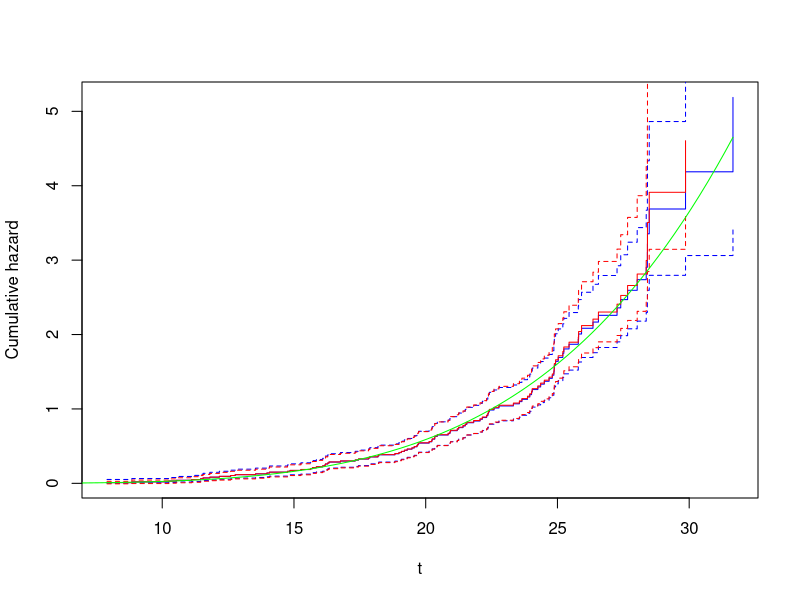
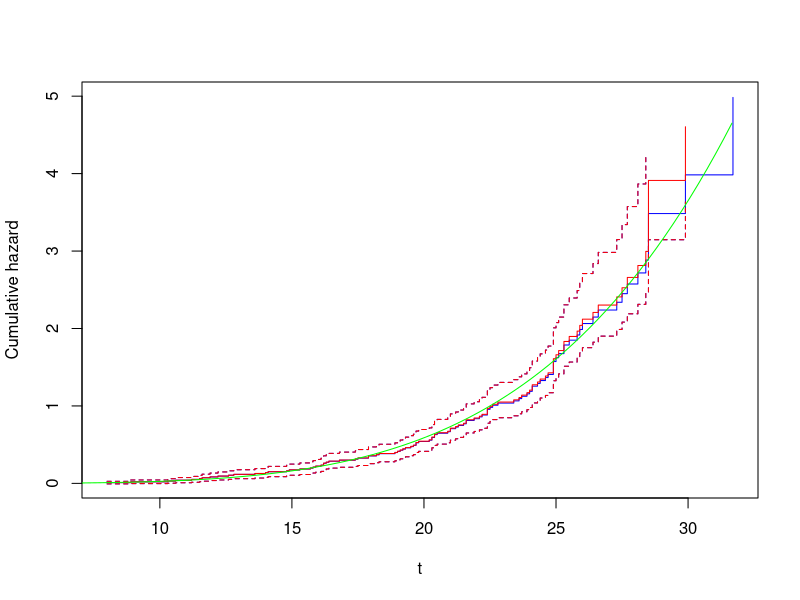
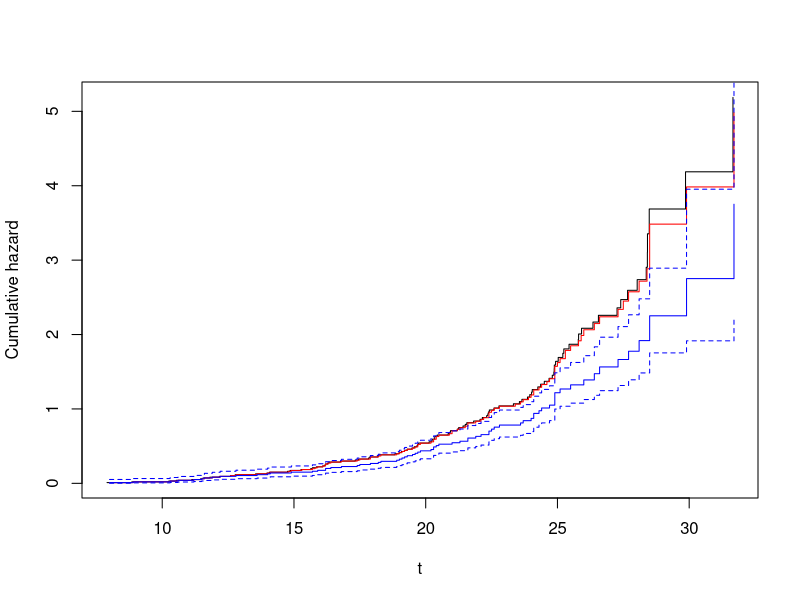
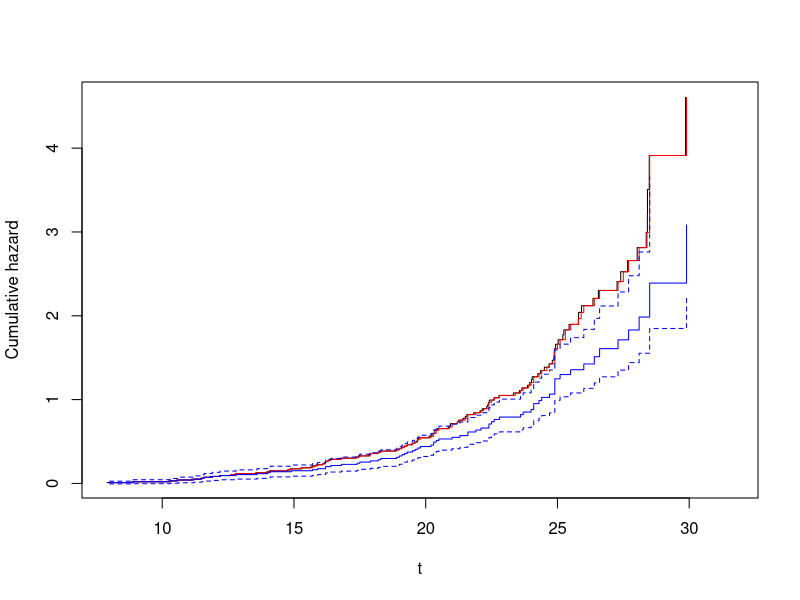
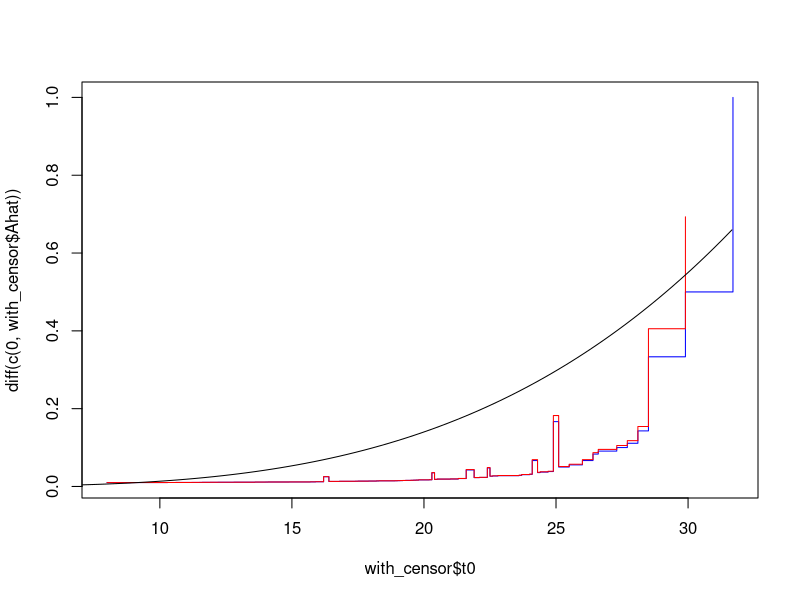
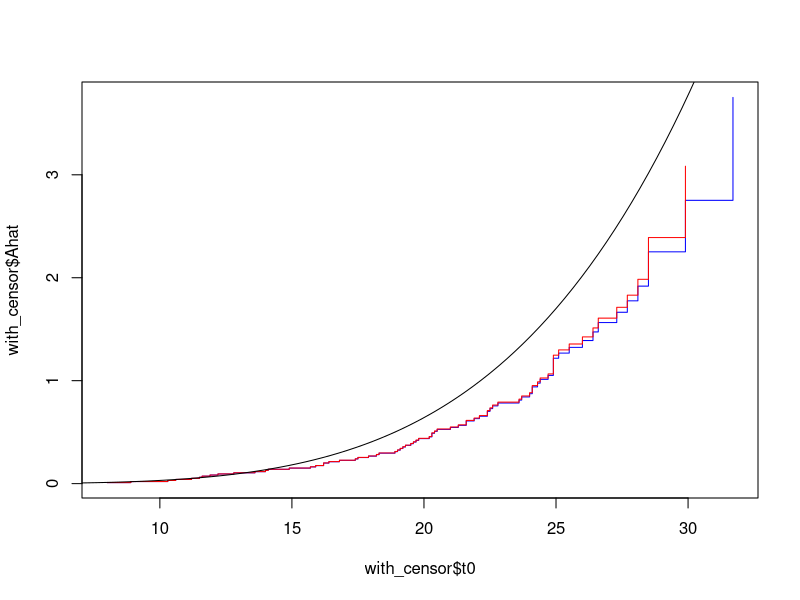

These figures' R source, in order:
## ---- chunk 1
suppressPackageStartupMessages(library(tidyverse))
suppressPackageStartupMessages(library(knitr))
suppressPackageStartupMessages(library(fitdistrplus))
## ---- chunk 2


n <- 100
  
t0 <- rweibull(n, shape = 4.5, scale = 22.5)

#This is the relevant dataframe in the case of no ties and no censoring (t0, d0, y0)
no_ties <- as.data.frame(table(t0)) %>% 
  set_names(c("t0","d0")) %>% 
  mutate(y0 = cumsum(d0 %>%  rev()) %>% rev()) %>% 
  mutate(t0 = as.numeric(as.character(t0))) %>% 
  mutate(Ahat = cumsum(d0 / y0)) %>% 
  mutate(var = cumsum(1/(y0^2))) %>% 
  mutate(lower = Ahat*exp(-qnorm(0.95) * sqrt(var)/ Ahat)) %>% 
  mutate(upper = Ahat*exp(+qnorm(0.95) * sqrt(var)/ Ahat)) %>% 
  mutate(KMhat = cumprod((1-d0/y0))) %>% 
  mutate(varKM = KMhat^2*cumsum(d0/(y0*(y0-d0)))) %>% 
  mutate(lowerKM = -log(KMhat-qnorm(0.95) * sqrt(varKM))) %>% 
  mutate(upperKM = -log(KMhat+qnorm(0.95) * sqrt(varKM))) %>% 
  mutate(KMAhat = -log(KMhat))

#Add 0.05 and round to closest decimal to bin the numbers correct
#This is the relevant dataframe in the case of ties and no censoring (t0, d0, y0)
with_ties <- round(t0 + 0.05, digits = 1) %>% 
  table() %>% 
  as.data.frame() %>% 
  set_names(c("t0","d0")) %>% 
  mutate(y0 = cumsum(d0 %>%  rev()) %>% rev()) %>% 
  mutate(t0 = as.numeric(as.character(t0))) %>% 
  mutate(Ahat = cumsum(d0 / y0)) %>% 
  mutate(KMhat = cumprod((1-d0/y0))) %>% 
  mutate(varKM = KMhat^2*cumsum(d0/(y0*(y0-d0)))) %>% 
  mutate(lowerKM = -log(KMhat-qnorm(0.95) * sqrt(varKM))) %>% 
  mutate(upperKM = -log(KMhat+qnorm(0.95) * sqrt(varKM))) %>% 
  mutate(KMAhat = -log(KMhat))
  

################################################################
weibull_haz <- function(t, a, b){
  a/b *(t/b)^(a-1)
}

cum_weibull_haz <- function(t, a, b){
  (t/b)^a
}

seq <- seq(0,max(t0), max(t0)/n)


#no ties
plot(no_ties$t0, no_ties$Ahat, type = "s", xlab = "t", ylab = "Cumulative hazard", col = "blue")
lines(no_ties$t0,  no_ties$KMAhat, type = "s", xlab = "t", col = "red")
lines(no_ties$t0, no_ties$lower, type = "s", lty = "dashed", col = "blue")
lines(no_ties$t0, no_ties$upper, type = "s", lty = "dashed", col = "blue")
lines(no_ties$t0, no_ties$lowerKM, type = "s", lty = "dashed", col = "red")
lines(no_ties$t0, no_ties$upperKM, type = "s", lty = "dashed", col = "red")
#lines(with_ties$t0, with_ties$Ahat, type = "s", col = "red")
lines(seq, cum_weibull_haz(seq, 4.5,22.5), col = "green")

#with ties
plot(with_ties$t0, with_ties$Ahat, type = "s", xlab = "t", ylab = "Cumulative hazard", col = "blue")
lines(with_ties$t0,  with_ties$KMAhat, type = "s", xlab = "t", col = "red")
lines(with_ties$t0, with_ties$lower, type = "s", lty = "dashed", col = "blue")
lines(with_ties$t0, with_ties$upper, type = "s", lty = "dashed", col = "blue")
lines(with_ties$t0, with_ties$lowerKM, type = "s", lty = "dashed", col = "red")
lines(with_ties$t0, with_ties$upperKM, type = "s", lty = "dashed", col = "red")
#lines(with_ties$t0, with_ties$Ahat, type = "s", col = "red")
lines(seq, cum_weibull_haz(seq, 4.5,22.5), col = "green")


#This part includes censoring
c <- rexp(n, 1/80)
uncensored <- data.frame(t0 = t0) %>% 
  mutate(cens = as.numeric(c<t0)) %>%   
  mutate(t0_bin = round(t0 + 0.05, digits = 1)) %>% 
  arrange(t0) %>% 
  filter(cens == 0) 
  
with_censor <- uncensored$t0_bin %>% 
  table() %>% 
  as.data.frame() %>% 
  set_names(c("t0","d0")) %>% 
  mutate(t0 = as.numeric(as.character(t0)))

#Uses the time intervals for true events to include censoring, this is for computing y0
events_and_cens <- (t0 %>% cut(breaks = c(0,with_censor$t0)) %>% table() %>% as.data.frame())$Freq
y0 <- cumsum(events_and_cens %>%  rev()) %>% rev()


#This is the relevant dataframe in case of censoring (t0, d0, y0)
#Should work with or without ties
with_censor <- with_censor %>% 
  mutate(y0 = y0) %>% 
  mutate(Ahat = cumsum(d0 / y0)) %>% 
  mutate(var = cumsum(1/(y0^2))) %>% 
  mutate(lower = Ahat*exp(-qnorm(0.95) * sqrt(var)/ Ahat)) %>% 
  mutate(upper = Ahat*exp(+qnorm(0.95) * sqrt(var)/ Ahat)) %>% 
  mutate(KMhat = cumprod((1-d0/y0))) %>% 
  mutate(varKM = KMhat^2*cumsum(d0/(y0*(y0-d0)))) %>% 
  mutate(lowerKM = -log(KMhat-qnorm(0.95) * sqrt(varKM))) %>% 
  mutate(upperKM = -log(KMhat+qnorm(0.95) * sqrt(varKM))) %>% 
  mutate(KMAhat = -log(KMhat))

#na
plot(no_ties$t0, no_ties$Ahat, type = "s", xlab = "t", ylab = "Cumulative hazard")
lines(with_ties$t0, with_ties$Ahat, type = "s", col = "red")
lines(with_censor$t0, with_censor$Ahat, type = "s", col = "blue")
lines(with_censor$t0, with_censor$lower, type = "s", lty = "dashed", col = "blue")
lines(with_censor$t0, with_censor$upper, type = "s", lty = "dashed", col = "blue")

#km
plot(no_ties$t0, no_ties$KMAhat, type = "s", xlab = "t", ylab = "Cumulative hazard")
lines(with_ties$t0, with_ties$KMAhat, type = "s", col = "red")
lines(with_censor$t0, with_censor$KMAhat, type = "s", col = "blue")
lines(with_censor$t0, with_censor$lowerKM, type = "s", lty = "dashed", col = "blue")
lines(with_censor$t0, with_censor$upperKM, type = "s", lty = "dashed", col = "blue")



#Fit weibull distr to uncensored data
fitW <- fitdist(uncensored$t0, "weibull", method = "mle", lower = c(0, 0))
dwei = dweibull(seq, shape=fitW$estimate["shape"], scale=fitW$estimate["scale"])


#hazard NA. very cool
plot(with_censor$t0, diff(c(0,with_censor$Ahat)), type = "s", col = "blue")
lines(with_censor$t0, diff(c(0,with_censor$KMAhat)), type = "s", col = "red")
lines(seq, weibull_haz(seq, fitW$estimate["shape"], fitW$estimate["scale"]))

#cumulative hazard
plot(with_censor$t0, with_censor$Ahat, type = "s", col = "blue")
lines(with_censor$t0, with_censor$KMAhat, type = "s", col = "red")
lines(seq, cum_weibull_haz(seq, fitW$estimate["shape"], fitW$estimate["scale"]))
